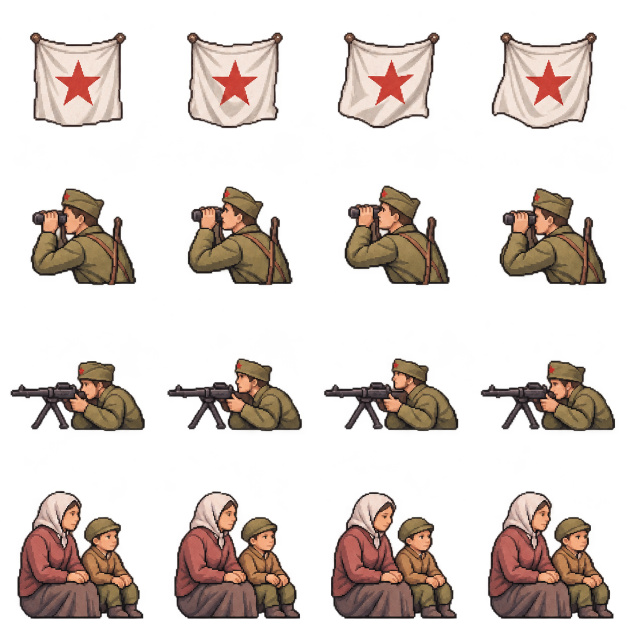
#> input picture assets/images/sources/pozadine/batina-layered/actors-generated.png, 1254 x 1254 px (shown at 1/2 size)
$ python prepare.py
#> lines starting #> are read from the running program, lines starting #| are printed output that depends on the picture
"""Mechanically pack generated ambient clips; preserve the same crop and anchor per row."""
import hashlib
import json
from pathlib import Path
from PIL import Image

HERE = Path(__file__).resolve().parent
# the game loads the packed layers from here; drafts and generations stay in this folder
GAME = HERE.parents[2] / 'background' / 'batina-1944'


def main():
    raw = Image.open(HERE / 'actors-generated.png').convert('RGBA')
#> raw is the input picture: PIL image 1254x1254 RGBA; mean R, G, B, A 48.8, 37.7, 31.4, 77
    assert raw.width == raw.height
    source_cell = raw.width / 4
#> source_cell = 313.5
    cell = 128
    actors = [
        {'id': 'flag', 'row': 0, 'body': [56, 48], 'anchor': [64, 8], 'x': 1178, 'y': 443, 'duration': 1.6},
        {'id': 'observer', 'row': 1, 'body': [74, 68], 'anchor': [64, 120], 'x': 1225, 'y': 725, 'duration': 2.8, 'occlusion': [[1178, 700, 110, 45]]},
        {'id': 'gunner', 'row': 2, 'body': [74, 40], 'anchor': [64, 120], 'x': 1034, 'y': 333, 'duration': 3.2, 'occlusion': [[984, 324, 125, 27]]},
        {'id': 'civilians', 'row': 3, 'body': [80, 96], 'anchor': [64, 120], 'x': 212, 'y': 802, 'duration': 4},
    ]
    sheet = Image.new('RGBA', (cell * 4, cell * 4))
#> sheet: PIL image 512x512 RGBA; every value is 0
    for actor in actors:
        row = actor['row']
        frames = [raw.crop(tuple(round(value) for value in (i * source_cell, row * source_cell, (i + 1) * source_cell, (row + 1) * source_cell))) for i in range(4)]
        for frame in frames:
            frame.putalpha(frame.getchannel('A').point(lambda a: 0 if a < 64 else a))
        boxes = [frame.getbbox() for frame in frames]
        assert all(boxes)
        crop = (min(b[0] for b in boxes), min(b[1] for b in boxes), max(b[2] for b in boxes), max(b[3] for b in boxes))
        scale = min(actor['body'][0] / (crop[2] - crop[0]), actor['body'][1] / (crop[3] - crop[1]))
        size = (round((crop[2] - crop[0]) * scale), round((crop[3] - crop[1]) * scale))
        packed = []
        for frame in frames:
            frame = frame.crop(crop).resize(size, Image.Resampling.NEAREST)
            target = Image.new('RGBA', (cell, cell))
            y = actor['anchor'][1] if row == 0 else actor['anchor'][1] - size[1]
            target.alpha_composite(frame, (actor['anchor'][0] - size[0] // 2, y))
            if packed:
                # Keep the mounting seam or feet/waist fixed, without redrawing artwork.
                band = (0, 0, cell, 11) if row == 0 else (0, 112, cell, cell)
                target.paste(packed[0].crop(band), (band[0], band[1]))
            packed.append(target)
        distinct = len({hashlib.sha256(frame.tobytes()).hexdigest() for frame in packed})
        assert distinct >= 3, actor['id']
        actor.update(frameCount=4, loop=row != 3, measuredDistinctFrames=distinct)
        if row == 3:
            actor['gestures'] = {'window': 18, 'delay': 6, 'jitter': 8, 'duration': 1.6, 'seed': 23}
        for i, frame in enumerate(packed):
            sheet.paste(frame, (i * cell, row * cell))
#> this loop made 4 passes
#> (crop, scale, size) on passes 1 to 4: ((43, 65, 254, 258), 0.249, (52, 48)), ((59, 57, 273, 257), 0.34, (73, 68)), ((21, 90, 290, 235), 0.275, (74, 40)), ((34, 42, 287, 298), 0.316, (80, 81))
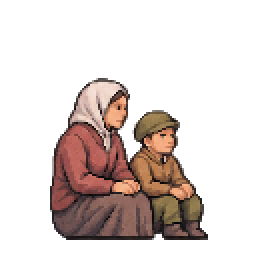
#> frame: PIL image 128x128 RGBA (shown 2 times larger); mean R, G, B, A 35.9, 25.1, 21.6, 68.4; transparent parts drawn white
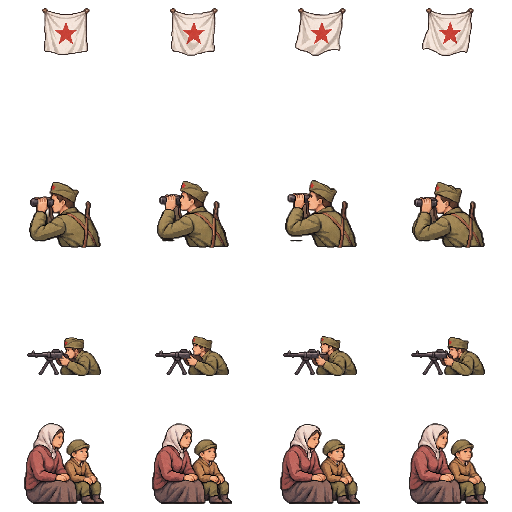
#> sheet: PIL image 512x512 RGBA; mean R, G, B, A 22.5, 17.4, 14.4, 41.6; transparent parts drawn white
    sheet.save(GAME / 'actors.png', optimize=True)
    layout = {'width': 1536, 'height': 1024, 'groundY': 852, 'cell': cell, 'cloudSpeed': 7, 'actors': actors, 'prototype': False, 'ownerAccepted': True, 'gameIntegrated': True}
    (GAME / 'layout.json').write_text(json.dumps(layout, indent=2) + '\n', encoding='utf-8')
    print('Packed four clips with real frame differences, fixed flag seam and feet/waist anchors.')


if __name__ == '__main__':
    main()
